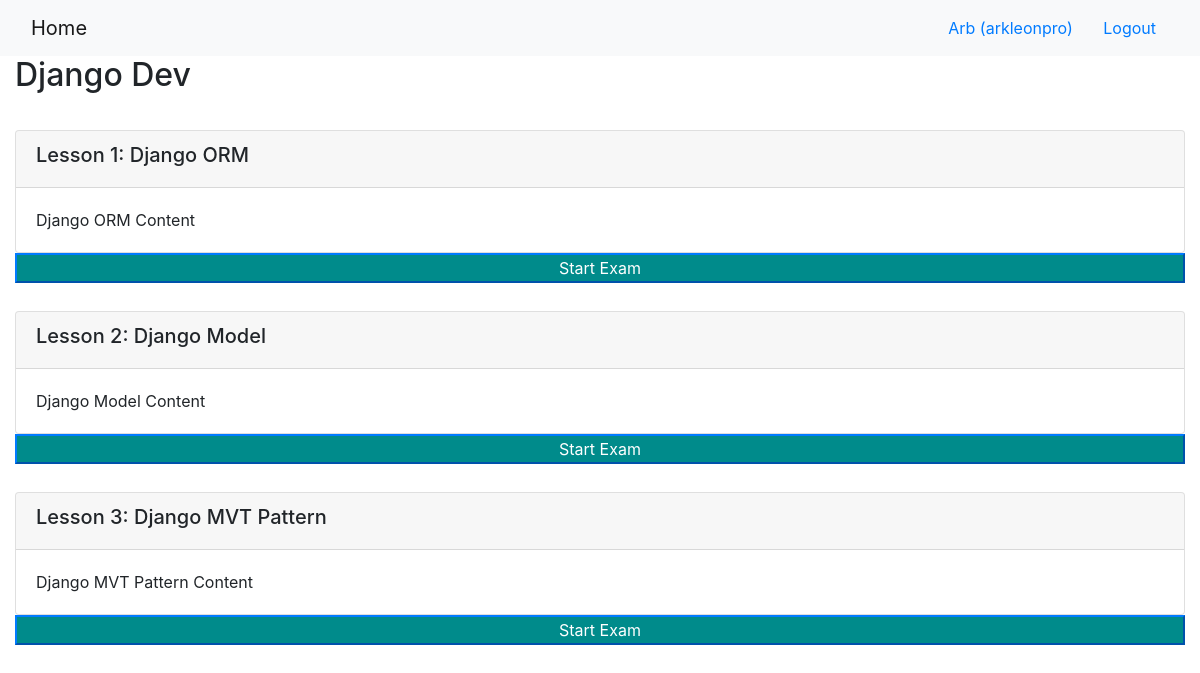
/onlinecourse/1/ (signed in), run on the app's committed database.
### onlinecourse/models.py (models this page shows, shortened)
class Course(models.Model):
    name = models.CharField(null=False, max_length=30, default='online course')
    image = models.ImageField(upload_to='course_images/')
    description = models.CharField(max_length=1000)
    pub_date = models.DateField(null=True)
    instructors = models.ManyToManyField(Instructor)
    users = models.ManyToManyField(settings.AUTH_USER_MODEL, through='Enrollment')
    total_enrollment = models.IntegerField(default=0)
    is_enrolled = False

class Lesson(models.Model):
    title = models.CharField(max_length=200, default="title")
    order = models.IntegerField(default=0)
    course = models.ForeignKey(Course, on_delete=models.CASCADE)
    content = models.TextField()

### onlinecourse/views.py (the view)
# urls.py: path('<int:pk>/', views.CourseDetailView.as_view(), name='course_details'),
class CourseDetailView(generic.DetailView):
    model = Course
    template_name = 'onlinecourse/course_detail_bootstrap.html'

### onlinecourse/templates/onlinecourse/course_detail_bootstrap.html (shortened to what this page needs)
<!DOCTYPE html>
<html lang="en">
<head>
     {% load static %}
    <link rel="stylesheet" href="https://maxcdn.bootstrapcdn.com/bootstrap/4.5.2/css/bootstrap.min.css">
</head>
<body>
    <nav class="navbar navbar-light bg-light">
        <div class="container-fluid">
            <div class="navbar-header">
                  <a class="navbar-brand" href="{% url 'onlinecourse:index' %}">Home</a>
            </div>
            <ul class="nav navbar-nav navbar-right">
                {% if user.is_authenticated %}
                <li>
                    <a class="btn btn-link" href="#">{{ user.first_name }} ({{ user.username }})</a>
                    <a class="btn btn-link" href="{% url 'onlinecourse:logout' %}">Logout</a>
                </li>
                {% endif %}
            </ul>
        </div>
    </nav>
    <div class="container-fluid">
            <h2>{{ course.name }}</h2>
            <div class="card-columns-vertical">
                {% for lesson in course.lesson_set.all %}
                <br>
                    <div class="card mt-1">
                        <div class="card-header"><h5>Lesson {{lesson.order|add:1}}: {{lesson.title}}</h5></div>
                        <div class="card-body">{{lesson.content}}</div>
                    </div>
                    {% if user.is_authenticated %}
                    <button data-toggle="collapse" data-target="#exam_{{lesson.pk}}" class=" btn-primary btn-block" style="background-color:darkcyan">Start Exam</button>
                    {%endif%}
                {% endfor %}
            </div>
    </div>
</body>
</html>

### data on the page
Course: name "Django Dev"
Lesson: order|add "1", title "Django ORM", content "Django ORM Content"
Lesson: order|add "2", title "Django Model", content "Django Model Content"
Lesson: order|add "3", title "Django MVT Pattern", content "Django MVT Pattern Content"

### other printed values
{{ user.first_name }} "Arb"
{{ user.username }} "arkleonpro"
